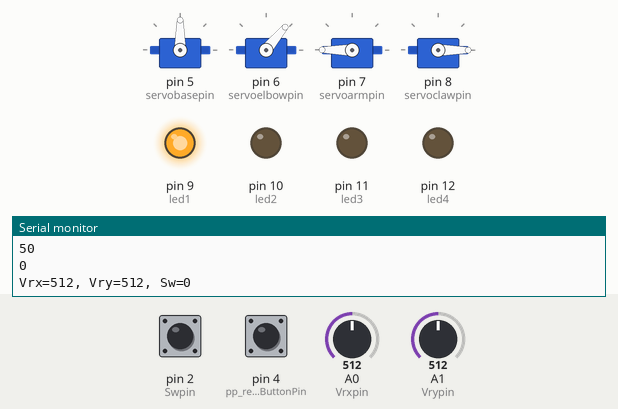
Bench run of a sketch on a simulated Arduino Uno, built with avr-gcc and run on an emulated ATmega328P. Parts: 4 × servo, output pins drawn as LEDs (lit = HIGH), the last lines printed to the serial monitor. The inputs (shaded band) are chosen by the test bench; at power-on: A1 (Vrypin) = 512, pin 2 (Swpin) HIGH, pin 4 (pp_recordButtonPin) LOW, A0 (Vrxpin) = 512.

Above: at 2.2 s.
2.3 s: A1 (Vrypin) set to 585
3.8 s: A1 (Vrypin) set to 608
At 5.5 s:
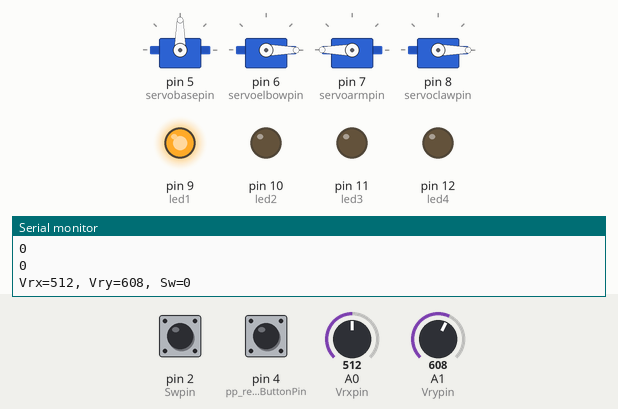
6.8 s: pin 2 (Swpin) pulled LOW for 1 s
At 8.37 s:
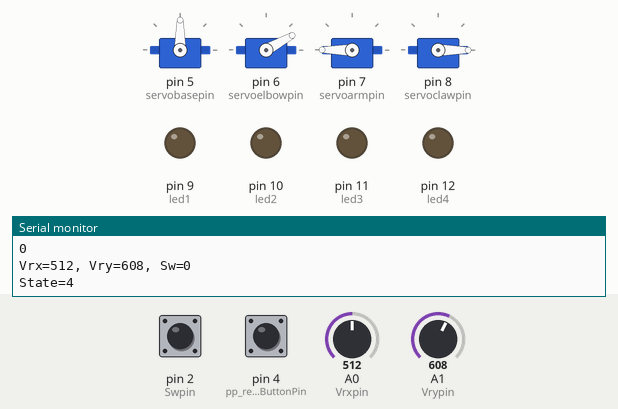
10.3 s: pin 2 (Swpin) pulled LOW for 0.15 s
At 11.26 s:
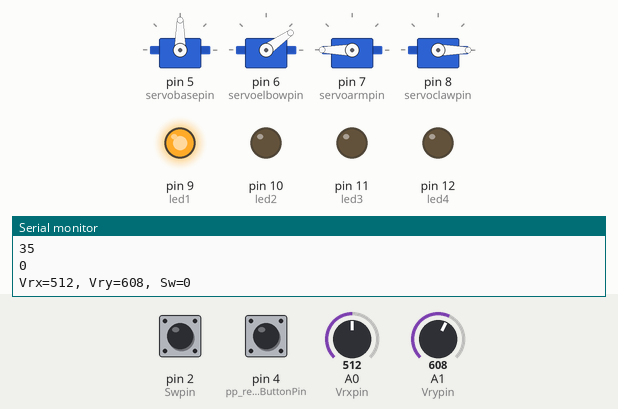
13.3 s: A1 (Vrypin) set to 413
16.3 s: A1 (Vrypin) set to 382
At 21.6 s:
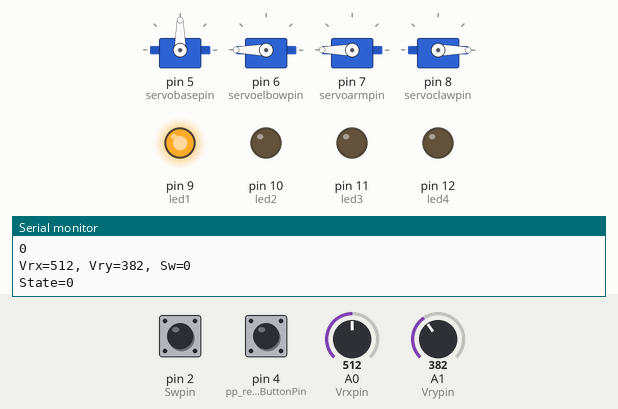
Timing chart, 0 to 22.0 s (numbered marks = the images above; inputs shaded):
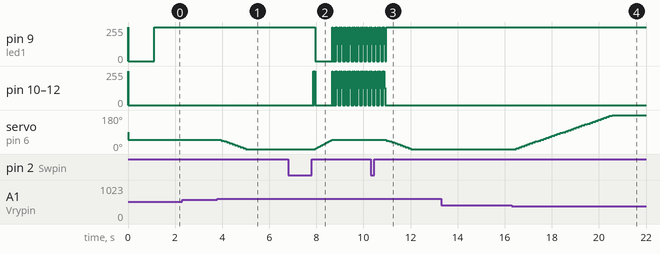

Measured:
- the behaviour switches between 600 and 601 on A1 (Vrypin) (found by bisection; images 0 and 1)
- the behaviour switches between 400 and 399 on A1 (Vrypin) (found by bisection; images 3 and 4)
- after the input at 3.8 s, servo on pin 6 (servoelbowpin): moves from 50° to 0° over 1.0 s, starting after 0.16 s
- after the input at 6.8 s, servo on pin 6 (servoelbowpin): moves from 0° to 50° over 0.73 s, starting after 1.2 s
- after the input at 10.3 s, servo on pin 6 (servoelbowpin): moves from 50° to 0° over 1.0 s, starting after 0.67 s
- after the input at 16.3 s, servo on pin 6 (servoelbowpin): moves from 0° to 180° over 4.1 s, starting after 0.19 s

The sketch:

Joystick_controlled_with_press_and_play_feature.ino
```cpp
// ----------------------------
// Robotic Arm with Joystick Control and Mode Switching
// Modes:
//   0 → Elbow Control    (Single click-toggle to get elbow control from arm)
//   1 → Arm Control     (Vice-versa as above)
//   2 → Claw Control (Double Click)
//   3 → Base Control (Triple Click)
//   4 → Reset Position (Long Press)
// ----------------------------

#include <Servo.h>

// Analog joystick input
int Vrx, Vry, Sw = 0;
int Vrxpin = A0, Vrypin = A1, Swpin = 2;

// Servo motor pins
int servoarmpin = 7, servoelbowpin = 6, servobasepin = 5, servoclawpin = 8;

// Servo position variables
int servoarmpos = 0, servoelbowpos = 0, servobasepos = 0, servoclawpos = 0;
int servoarm_meanpos = 180, servoelbow_meanpos = 50, servobase_meanpos = 90, servoclaw_meanpos = 0;

// LED indicator pins
int led1 = 9, led2 = 10, led3 = 11, led4 = 12;

// Speed settings
int speed = 15;      // Delay between movements
int anglespeed = 5;  // Step size for angle increment/decrement

// State variable
int state = 0;  // 0:elbow, 1:arm, 2:base, 3:reset

// Button click tracking
unsigned long lastClickTime = 0;
unsigned long pressStartTime = 0;
int clickCount = 0;
bool isPressed = false;
bool wasPressed = false;

// Reset button pin
int rstpin = 3;

//Press and play pins
const int pp_recordButtonPin = 4;
bool pp_recordingStarted = false;

// Servo objects
Servo servobase, servoelbow, servoarm, servoclaw;

// Press-and-play setup
#define MAX_POSITIONS 6
#define LONG_PRESS_DURATION 800

struct Position {
  int base, elbow, arm, claw;
};

Position positions[MAX_POSITIONS];
int pp_positionCount = 0;
bool pp_lastButtonState = LOW;
unsigned long pp_pressStartTime = 0;
bool pp_playbackMode = false;

void checkRecordingButton() {
  bool pp_currentState = digitalRead(pp_recordButtonPin);

  // Button just pressed
  if (pp_currentState == HIGH && pp_lastButtonState == LOW) {
    pp_pressStartTime = millis();
  }

  // Button just released
  if (pp_currentState == LOW && pp_lastButtonState == HIGH) {
    unsigned long pressDuration = millis() - pp_pressStartTime;

    if (pressDuration >= LONG_PRESS_DURATION) {
      pp_playbackMode = true;  // Long press → Play
      pp_recordingStarted = false; // Mark that playback just happened
    } else {
       // Short press to record
      if (!pp_recordingStarted) {
        // First record after playback → clear previous
        pp_positionCount = 0;
        Serial.println("Starting new recording...");
        pp_recordingStarted = true;
      }

      if (pp_positionCount < MAX_POSITIONS) {
        positions[pp_positionCount++] = {servobasepos, servoelbowpos, servoarmpos, servoclawpos};
        Serial.print("Recorded Position ");
        Serial.println(pp_positionCount);
      }
    }
  }

  pp_lastButtonState = pp_currentState;
}

void playback() {
  for (int i = 0; i < pp_positionCount; i++) {
    reset(servobase, servobasepos, positions[i].base, speed);
    reset(servoelbow, servoelbowpos, positions[i].elbow, speed);
    reset(servoarm, servoarmpos, positions[i].arm, speed);
    reset(servoclaw, servoclawpos, positions[i].claw, speed);
  }
  pp_playbackMode = false;
}

// ----------------------------
// Read joystick values
// ----------------------------
void read() {
  Vrx = analogRead(Vrxpin);
  Vry = analogRead(Vrypin);
  Serial.print("Vrx=");
  Serial.print(Vrx);
  Serial.print(", Vry=");
  Serial.print(Vry);
  delay(100);
}

// ----------------------------
// Reset servo to mean position
// ----------------------------

void reset(Servo &servo, int &currentPos, int targetPos, int stepDelay) {
  blink();
  if (currentPos == targetPos) return;

  int step = (targetPos > currentPos) ? 1 : -1;
  for (int pos = currentPos; pos != targetPos; pos += step) {
    servo.write(pos);
    delay(stepDelay);
  }

  servo.write(targetPos);
  currentPos = targetPos;
}

// ----------------------------
// Handle button click logic for mode switching
// ----------------------------

void switcher() {
  Sw = !digitalRead(Swpin);
  Serial.print(", Sw=");
  Serial.println(Sw);


  // Update press state (active low)
  if (Sw == 1) {  //active reading of this
    isPressed = true;
  } else if (Sw == 0) {
    isPressed = false;
  }

  unsigned long currentTime = millis();
  unsigned long pressDuration = 0;

  // Detect press start
  if (isPressed && !wasPressed) {  //only works for the first time when Sw=1(isPressed=true) as then waspressed will also become true, so intial time would only change after the reset
    pressStartTime = currentTime;
  }

  // Detect release
  if (!isPressed && wasPressed) {                  //this is the condition of just release
    pressDuration = currentTime - pressStartTime;  //duration of the click stores at the moment of just release

    if (pressDuration > 800) {
      state = 4;  // Long press → reset
    } else {
      clickCount++;
      lastClickTime = currentTime;  //the time at which button was just released ie one click is recorded
    }
  }

  // Determine click pattern (single/double)
  if (!isPressed && clickCount > 0 && (currentTime - lastClickTime > 300)) {
    if (clickCount == 1) {
      if (state == 0) {
        state = 1;
      } else {
        state = 0;  // Force it back to 0 from any other state
      }
    } else if (clickCount == 2) {
      state = 2;  // claw control
    } else if (clickCount == 3) {
      state = 3;  //base control
    }
    clickCount = 0;
  }

  wasPressed = isPressed;
  Serial.print("State=");
  Serial.println(state);
}

// ----------------------------
// Move servos based on current state
// ----------------------------
void move() {

  bool moved = false;
  if (state == 3) {
    digitalWrite(led1, HIGH);
    digitalWrite(led2, HIGH);
    digitalWrite(led3, HIGH);
    digitalWrite(led4, HIGH);

    if (Vrx < 400 && servobasepos < 180) {  //base
      servobasepos += anglespeed;
      servobase.write(servobasepos);
      delay(speed);
      moved = true;
    } else if (Vrx > 600 && servobasepos > 0) {
      servobasepos -= anglespeed;
      servobase.write(servobasepos);
      delay(speed);
      moved = true;
    }
  }
  if (state == 0) {  // Elbow
    digitalWrite(led1, HIGH);
    digitalWrite(led2, LOW);
    digitalWrite(led3, LOW);
    digitalWrite(led4, LOW);

    if (Vry > 600 && servoelbowpos > 0) {
      servoelbowpos -= anglespeed;
      servoelbow.write(servoelbowpos);
      delay(speed);
      moved = true;
    } else if (Vry < 400 && servoelbowpos < 180 ) {
      servoelbowpos += anglespeed;
      servoelbow.write(servoelbowpos);
      delay(speed);
      moved = true;
    }
  } else if (state == 1) {  // Arm
    digitalWrite(led1, HIGH);
    digitalWrite(led2, HIGH);
    digitalWrite(led3, LOW);
    digitalWrite(led4, LOW);

    if (Vry > 600 && servoarmpos < 180) {
      servoarmpos += anglespeed;
      servoarm.write(servoarmpos);
      delay(speed);
      moved = true;
    } else if (Vry < 400 && servoarmpos > 0) {
      servoarmpos -= anglespeed;
      servoarm.write(servoarmpos);
      delay(speed);
      moved = true;
    }
  } else if (state == 2) {  // Claw
    digitalWrite(led1, HIGH);
    digitalWrite(led2, HIGH);
    digitalWrite(led3, HIGH);
    digitalWrite(led4, LOW);
    if (Vry > 600 && servoclawpos < 180) {
      servoclawpos += anglespeed;
      servoclaw.write(servoclawpos);
      delay(speed);
      moved = true;
    } else if (Vry < 400 && servoclawpos > 0) {
      servoclawpos -= anglespeed;
      servoclaw.write(servoclawpos);
      delay(speed);
      moved = true;
    }
  } else if (state == 4) {  // Reset
    reset(servobase, servobasepos, servobase_meanpos, speed);
    reset(servoarm, servoarmpos, servoarm_meanpos, speed);
    reset(servoelbow, servoelbowpos, servoelbow_meanpos, speed);
    reset(servoclaw, servoclawpos, servoclaw_meanpos, speed);
    moved = true;
  }

  // Hold position if no movement
  if (!moved) {
    servobase.write(servobasepos);
    servoelbow.write(servoelbowpos);
    servoarm.write(servoarmpos);
    servoclaw.write(servoclawpos);
  }
}
void blink() {
  for (int l = 0; l < 2; l++) {
    digitalWrite(led1, HIGH);
    digitalWrite(led2, HIGH);
    digitalWrite(led3, HIGH);
    digitalWrite(led4, HIGH);
    delay(10);
    digitalWrite(led1, LOW);
    digitalWrite(led2, LOW);
    digitalWrite(led3, LOW);
    digitalWrite(led4, LOW);
  }
}

// ----------------------------
// Arduino setup
// ----------------------------
void setup() {
  Serial.begin(9600);

  // Pin setup
  pinMode(Vrxpin, INPUT);
  pinMode(Vrypin, INPUT);
  pinMode(Swpin, INPUT_PULLUP);
  pinMode(rstpin, INPUT);
  pinMode(led1, OUTPUT);
  pinMode(led2, OUTPUT);
  pinMode(led3, OUTPUT);
  pinMode(led4, OUTPUT);
  pinMode(pp_recordButtonPin, INPUT);


  // Attach servos
  servobase.attach(servobasepin);
  servoelbow.attach(servoelbowpin);
  servoarm.attach(servoarmpin);
  servoclaw.attach(servoclawpin);

  // Startup status
  Serial.print("Initializing RAC");
  //blink to indicate
  blink();
  // Move to neutral positions
  servobase.write(servobase_meanpos);
  servoelbow.write(servoelbow_meanpos);
  servoarm.write(servoarm_meanpos);
  servoclaw.write(servoclaw_meanpos);
  delay(1000);

  Serial.println("Initialization Complete");

  // Initialize current positions
  servobasepos = servobase_meanpos;
  servoelbowpos = servoelbow_meanpos;
  servoarmpos = servoarm_meanpos;
  servoclawpos = servoclaw_meanpos;
}

// ----------------------------
// Arduino main loop
// ----------------------------
void loop() {
  read();      // Read joystick and button
  switcher();  // Handle click logic
  move();
   checkRecordingButton();
  if (pp_playbackMode) {
    playback();
  }
  Serial.println(servoelbowpos);
  Serial.println(servoclawpos);
}
```
